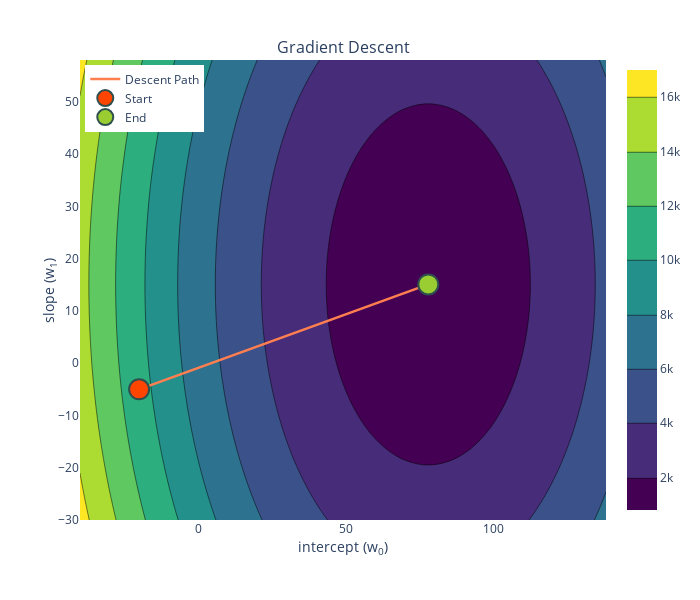

Source (notebook cell):
### Markdown cell above
This got us the *exact* same answer as sklearn, let's take a look at the path:

### Code cell
plot_gradient_descent_2d(x, y, w, alpha, np.arange(-30, 60, 2), np.arange(-40, 140, 2))

### Figure 1 — Plotly figure (JSON) as saved in the notebook; plotly's stock layout.template omitted (floating-point values rounded to 4 significant figures; data arrays with more than 128 entries replaced by an {"elided": "..."} marker saying what was removed)
{"data": [{"colorscale": [[0, "#440154"], [0.1111, "#482878"], [0.2222, "#3e4989"], [0.3333, "#31688e"], [0.4444, "#26828e"], [0.5556, "#1f9e89"], [0.6667, "#35b779"], [0.7778, "#6ece58"], [0.8889, "#b5de2b"], [1, "#fde725"]], "name": "", "type": "contour", "x": [-40, -38, -36, -34, -32, -30, -28, -26, -24, -22, -20, -18, -16, -14, -12, -10, -8, -6, -4, -2, 0, 2, 4, 6, 8, 10, 12, 14, 16, 18, 20, 22, 24, 26, 28, 30, 32, 34, 36, 38, 40, 42, 44, 46, 48, 50, 52, 54, 56, 58, 60, 62, 64, 66, 68, 70, 72, 74, 76, 78, 80, 82, 84, 86, 88, 90, 92, 94, 96, 98, 100, 102, 104, 106, 108, 110, 112, 114, 116, 118, 120, 122, 124, 126, 128, 130, 132, 134, 136, 138], "y": [-30, -28, -26, -24, -22, -20, -18, -16, -14, -12, -10, -8, -6, -4, -2, 0, 2, 4, 6, 8, 10, 12, 14, 16, 18, 20, 22, 24, 26, 28, 30, 32, 34, 36, 38, 40, 42, 44, 46, 48, 50, 52, 54, 56, 58], "z": {"elided": "45x90 float values"}}, {"line": {"color": "coral", "width": 2.5}, "marker": {"line": {"color": "DarkSlateGrey", "width": 2}, "opacity": 1, "size": {"elided": "581 float values"}}, "mode": "lines", "name": "Descent Path", "type": "scatter", "x": {"elided": "581 float values"}, "y": {"elided": "581 float values"}}, {"marker": {"color": "orangered", "line": {"color": "DarkSlateGrey", "width": 2}, "size": 20}, "mode": "markers", "name": "Start", "type": "scatter", "x": [-20], "y": [-5]}, {"marker": {"color": "yellowgreen", "line": {"color": "DarkSlateGrey", "width": 2}, "size": 20}, "mode": "markers", "name": "End", "type": "scatter", "x": [77.86], "y": [15.07]}], "layout": {"annotations": [{"font": {"size": 16}, "showarrow": false, "text": "Gradient Descent", "x": 0.5, "xanchor": "center", "xref": "paper", "y": 1, "yanchor": "bottom", "yref": "paper"}], "height": 600, "legend": {"x": 0.01, "xanchor": "left", "y": 0.99, "yanchor": "top"}, "margin": {"t": 60}, "width": 700, "xaxis": {"anchor": "y", "domain": [0, 1], "range": [-40, 138], "tick0": -40, "title": {"standoff": 0, "text": "intercept (w<sub>0</sub>)"}}, "yaxis": {"anchor": "x", "domain": [0, 1], "range": [-30, 58], "tick0": -30, "title": {"standoff": 0, "text": "slope (w<sub>1</sub>)"}}}}
